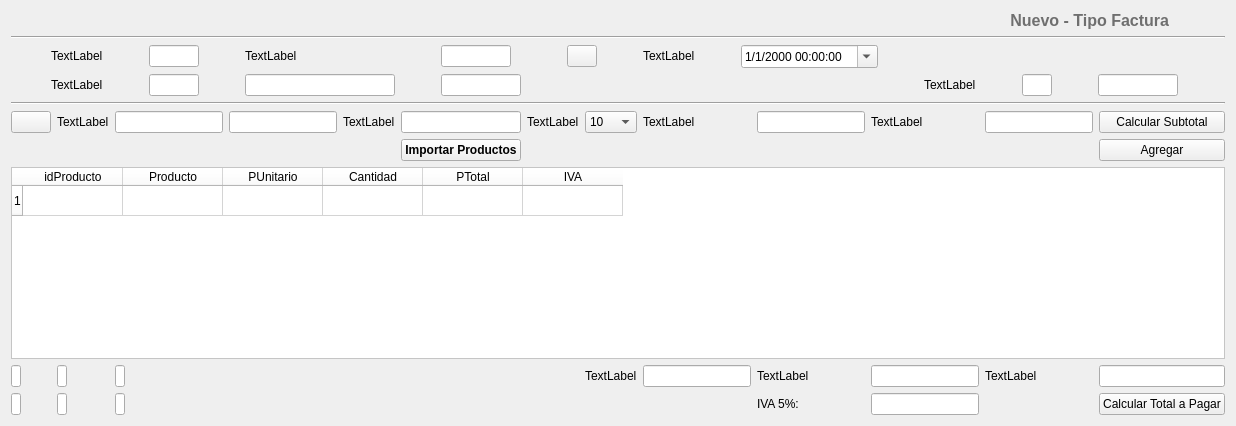
  <widget class="QWidget" name="centralwidget">
   <layout class="QVBoxLayout" name="verticalLayout_2">
    <item>
     <layout class="QVBoxLayout" name="verticalLayout">
      <item>
       <layout class="QHBoxLayout" name="horizontalLayout">
        <item>
         <widget class="QLabel" name="lb_titulo">
          <property name="sizePolicy">
           <sizepolicy hsizetype="Preferred" vsizetype="Fixed">
            <horstretch>0</horstretch>
            <verstretch>0</verstretch>
           </sizepolicy>
          </property>
          <property name="text">
           <string>&lt;html&gt;&lt;head/&gt;&lt;body&gt;&lt;p&gt;&lt;span style=&quot; font-size:12pt; font-weight:600; color:#6f6f6f;&quot;&gt;Nuevo - Tipo Factura&lt;/span&gt;&lt;/p&gt;&lt;/body&gt;&lt;/html&gt;</string>
          </property>
          <property name="alignment">
           <set>Qt::AlignRight|Qt::AlignTrailing|Qt::AlignVCenter</set>
          </property>
         </widget>
        </item>
        <item>
         <widget class="QLabel" name="label_2">
          <property name="sizePolicy">
           <sizepolicy hsizetype="Preferred" vsizetype="Fixed">
            <horstretch>0</horstretch>
            <verstretch>0</verstretch>
           </sizepolicy>
          </property>
          <property name="maximumSize">
           <size>
            <width>50</width>
            <height>50</height>
           </size>
          </property>
          <property name="text">
           <string/>
          </property>
          <property name="pixmap">
           <pixmap>iconos/3592812-document-general-letter-note-office-page-paper_107779.png</pixmap>
          </property>
          <property name="scaledContents">
           <bool>true</bool>
          </property>
         </widget>
        </item>
       </layout>
      </item>
      <item>
       <widget class="Line" name="line">
        <property name="orientation">
         <enum>Qt::Horizontal</enum>
        </property>
       </widget>
      </item>
     </layout>
    </item>
    <item>
     <layout class="QVBoxLayout" name="verticalLayout_8">
      <item>
       <layout class="QGridLayout" name="gridLayout_3">
        <item row="0" column="1">
         <widget class="QLabel" name="label">
          <property name="sizePolicy">
           <sizepolicy hsizetype="Fixed" vsizetype="Fixed">
            <horstretch>0</horstretch>
            <verstretch>0</verstretch>
           </sizepolicy>
          </property>
          <property name="text">
           <string>TextLabel</string>
          </property>
         </widget>
        </item>
        <item row="1" column="4">
         <widget class="QLineEdit" name="lineEdit_6">
          <property name="sizePolicy">
           <sizepolicy hsizetype="Fixed" vsizetype="Fixed">
            <horstretch>0</horstretch>
            <verstretch>0</verstretch>
           </sizepolicy>
          </property>
          <property name="minimumSize">
           <size>
            <width>80</width>
            <height>0</height>
           </size>
          </property>
          <property name="maximumSize">
           <size>
            <width>80</width>
            <height>16777215</height>
           </size>
          </property>
          <property name="layoutDirection">
           <enum>Qt::LeftToRight</enum>
          </property>
         </widget>
        </item>
        <item row="0" column="5">
         <widget class="QPushButton" name="pushButton">
          <property name="sizePolicy">
           <sizepolicy hsizetype="Fixed" vsizetype="Fixed">
            <horstretch>0</horstretch>
            <verstretch>0</verstretch>
           </sizepolicy>
          </property>
          <property name="minimumSize">
           <size>
            <width>30</width>
            <height>0</height>
           </size>
          </property>
          <property name="maximumSize">
           <size>
            <width>30</width>
            <height>16777215</height>
           </size>
          </property>
          <property name="layoutDirection">
           <enum>Qt::LeftToRight</enum>
          </property>
          <property name="text">
           <string/>
          </property>
          <property name="icon">
           <iconset>
            <normaloff>iconos/file-search_114412.png</normaloff>iconos/file-search_114412.png</iconset>
          </property>
         </widget>
        </item>
        <item row="1" column="9">
         <widget class="QLineEdit" name="lineEdit_19">
          <property name="sizePolicy">
           <sizepolicy hsizetype="Fixed" vsizetype="Fixed">
            <horstretch>0</horstretch>
            <verstretch>0</verstretch>
           </sizepolicy>
          </property>
          <property name="minimumSize">
           <size>
            <width>30</width>
            <height>0</height>
           </size>
          </property>
          <property name="maximumSize">
           <size>
            <width>30</width>
            <height>16777215</height>
           </size>
          </property>
         </widget>
        </item>
        <item row="0" column="6">
         <widget class="QLabel" name="label_5">
          <property name="sizePolicy">
           <sizepolicy hsizetype="Fixed" vsizetype="Fixed">
            <horstretch>0</horstretch>
            <verstretch>0</verstretch>
           </sizepolicy>
          </property>
          <property name="layoutDirection">
           <enum>Qt::RightToLeft</enum>
          </property>
          <property name="text">
           <string>TextLabel</string>
          </property>
         </widget>
        </item>
        <item row="0" column="3">
         <widget class="QLabel" name="label_4">
          <property name="sizePolicy">
           <sizepolicy hsizetype="Fixed" vsizetype="Fixed">
            <horstretch>0</horstretch>
            <verstretch>0</verstretch>
           </sizepolicy>
          </property>
          <property name="text">
           <string>TextLabel</string>
          </property>
         </widget>
        </item>
        <item row="1" column="8">
         <widget class="QLabel" name="label_9">
          <property name="sizePolicy">
           <sizepolicy hsizetype="Fixed" vsizetype="Fixed">
            <horstretch>0</horstretch>
            <verstretch>0</verstretch>
           </sizepolicy>
          </property>
          <property name="text">
           <string>TextLabel</string>
          </property>
         </widget>
        </item>
        <item row="0" column="7">
         <widget class="QDateTimeEdit" name="dateTimeEdit">
          <property name="sizePolicy">
           <sizepolicy hsizetype="Fixed" vsizetype="Fixed">
            <horstretch>0</horstretch>
            <verstretch>0</verstretch>
           </sizepolicy>
          </property>
          <property name="readOnly">
           <bool>false</bool>
          </property>
          <property name="displayFormat">
           <string>d/M/yyyy HH:mm:ss</string>
          </property>
          <property name="calendarPopup">
           <bool>true</bool>
          </property>
         </widget>
        </item>
        <item row="1" column="3">
         <widget class="QLineEdit" name="lineEdit_5">
          <property name="sizePolicy">
           <sizepolicy hsizetype="Fixed" vsizetype="Fixed">
            <horstretch>0</horstretch>
            <verstretch>0</verstretch>
           </sizepolicy>
          </property>
          <property name="minimumSize">
           <size>
            <width>150</width>
            <height>0</height>
           </size>
          </property>
          <property name="maximumSize">
           <size>
            <width>150</width>
            <height>16777215</height>
           </size>
          </property>
          <property name="layoutDirection">
           <enum>Qt::LeftToRight</enum>
          </property>
         </widget>
        </item>
        <item row="1" column="2">
         <widget class="QLineEdit" name="lineEdit_4">
          <property name="sizePolicy">
           <sizepolicy hsizetype="Fixed" vsizetype="Fixed">
            <horstretch>0</horstretch>
            <verstretch>0</verstretch>
           </sizepolicy>
          </property>
          <property name="minimumSize">
           <size>
            <width>50</width>
            <height>0</height>
           </size>
          </property>
          <property name="maximumSize">
           <size>
            <width>50</width>
            <height>16777215</height>
           </size>
          </property>
          <property name="layoutDirection">
           <enum>Qt::LeftToRight</enum>
          </property>
         </widget>
        </item>
        <item row="0" column="2">
         <widget class="QLineEdit" name="lineEdit">
          <property name="sizePolicy">
           <sizepolicy hsizetype="Fixed" vsizetype="Fixed">
            <horstretch>0</horstretch>
            <verstretch>0</verstretch>
           </sizepolicy>
          </property>
          <property name="minimumSize">
           <size>
            <width>50</width>
            <height>0</height>
           </size>
          </property>
          <property name="maximumSize">
           <size>
            <width>50</width>
            <height>16777215</height>
           </size>
          </property>
         </widget>
        </item>
        <item row="0" column="4">
         <widget class="QLineEdit" name="lineEdit_3">
          <property name="sizePolicy">
           <sizepolicy hsizetype="Fixed" vsizetype="Fixed">
            <horstretch>0</horstretch>
            <verstretch>0</verstretch>
           </sizepolicy>
          </property>
          <property name="minimumSize">
           <size>
            <width>70</width>
            <height>0</height>
           </size>
          </property>
          <property name="maximumSize">
           <size>
            <width>70</width>
            <height>16777215</height>
           </size>
          </property>
         </widget>
        </item>
        <item row="1" column="1">
         <widget class="QLabel" name="label_6">
          <property name="sizePolicy">
           <sizepolicy hsizetype="Fixed" vsizetype="Fixed">
            <horstretch>0</horstretch>
            <verstretch>0</verstretch>
           </sizepolicy>
          </property>
          <property name="text">
           <string>TextLabel</string>
          </property>
         </widget>
        </item>
        <item row="1" column="10">
         <widget class="QLineEdit" name="lineEdit_11">
          <property name="sizePolicy">
           <sizepolicy hsizetype="Fixed" vsizetype="Fixed">
            <horstretch>0</horstretch>
            <verstretch>0</verstretch>
           </sizepolicy>
          </property>
          <property name="minimumSize">
           <size>
            <width>80</width>
            <height>0</height>
           </size>
          </property>
          <property name="maximumSize">
           <size>
            <width>80</width>
            <height>16777215</height>
           </size>
          </property>
         </widget>
        </item>
       </layout>
      </item>
     </layout>
    </item>
    <item>
     <widget class="Line" name="line_2">
      <property name="orientation">
       <enum>Qt::Horizontal</enum>
      </property>
     </widget>
    </item>
    <item>
     <layout class="QGridLayout" name="gridLayout">
      <item row="3" column="0">
       <widget class="QLineEdit" name="lineEdit_22">
        <property name="sizePolicy">
         <sizepolicy hsizetype="Fixed" vsizetype="Fixed">
          <horstretch>0</horstretch>
          <verstretch>0</verstretch>
         </sizepolicy>
        </property>
        <property name="minimumSize">
         <size>
          <width>10</width>
          <height>0</height>
         </size>
        </property>
        <property name="maximumSize">
         <size>
          <width>10</width>
          <height>16777215</height>
         </size>
        </property>
        <property name="readOnly">
         <bool>true</bool>
        </property>
       </widget>
      </item>
      <item row="0" column="1">
       <widget class="QLabel" name="label_10">
        <property name="text">
         <string>TextLabel</string>
        </property>
       </widget>
      </item>
      <item row="3" column="10">
       <widget class="QLineEdit" name="lineEdit_17"/>
      </item>
      <item row="0" column="2">
       <widget class="QLineEdit" name="lineEdit_12"/>
      </item>
      <item row="1" column="12">
       <widget class="QPushButton" name="pushButton_5">
        <property name="text">
         <string>Agregar</string>
        </property>
       </widget>
      </item>
      <item row="3" column="7">
       <widget class="QLabel" name="label_11">
        <property name="text">
         <string>TextLabel</string>
        </property>
       </widget>
      </item>
      <item row="0" column="12">
       <widget class="QPushButton" name="pushButton_6">
        <property name="text">
         <string>Calcular Subtotal</string>
        </property>
       </widget>
      </item>
      <item row="0" column="5">
       <widget class="QLineEdit" name="lineEdit_20">
        <property name="sizePolicy">
         <sizepolicy hsizetype="Expanding" vsizetype="Fixed">
          <horstretch>0</horstretch>
          <verstretch>0</verstretch>
         </sizepolicy>
        </property>
       </widget>
      </item>
      <item row="3" column="9">
       <widget class="QLabel" name="label_16">
        <property name="text">
         <string>TextLabel</string>
        </property>
       </widget>
      </item>
      <item row="0" column="3">
       <widget class="QLineEdit" name="lineEdit_13"/>
      </item>
      <item row="2" column="0" colspan="13">
       <widget class="QTableWidget" name="tableWidget2">
        <property name="palette">
         <palette>
          <active>
           <colorrole role="WindowText">
            <brush brushstyle="SolidPattern">
             <color alpha="255">
              <red>0</red>
              <green>0</green>
              <blue>0</blue>
             </color>
            </brush>
           </colorrole>
           <colorrole role="Button">
            <brush brushstyle="SolidPattern">
             <color alpha="255">
              <red>255</red>
              <green>255</green>
              <blue>255</blue>
             </color>
            </brush>
           </colorrole>
           <colorrole role="Light">
            <brush brushstyle="SolidPattern">
             <color alpha="255">
              <red>255</red>
              <green>255</green>
              <blue>255</blue>
             </color>
            </brush>
           </colorrole>
           <colorrole role="Midlight">
            <brush brushstyle="SolidPattern">
             <color alpha="255">
              <red>255</red>
              <green>255</green>
              <blue>255</blue>
             </color>
            </brush>
           </colorrole>
           <colorrole role="Dark">
            <brush brushstyle="SolidPattern">
             <color alpha="255">
              <red>127</red>
              <green>127</green>
              <blue>127</blue>
             </color>
            </brush>
           </colorrole>
           <colorrole role="Mid">
            <brush brushstyle="SolidPattern">
             <color alpha="255">
              <red>170</red>
              <green>170</green>
              <blue>170</blue>
             </color>
            </brush>
           </colorrole>
           <colorrole role="Text">
            <brush brushstyle="SolidPattern">
             <color alpha="255">
              <red>0</red>
              <green>0</green>
              <blue>0</blue>
             </color>
            </brush>
           </colorrole>
           <colorrole role="BrightText">
            <brush brushstyle="SolidPattern">
             <color alpha="255">
              <red>255</red>
              <green>255</green>
              <blue>255</blue>
             </color>
            </brush>
           </colorrole>
           <colorrole role="ButtonText">
            <brush brushstyle="SolidPattern">
             <color alpha="255">
              <red>0</red>
              <green>0</green>
              <blue>0</blue>
             </color>
            </brush>
           </colorrole>
           <colorrole role="Base">
            <brush brushstyle="SolidPattern">
             <color alpha="255">
              <red>255</red>
              <green>255</green>
              <blue>255</blue>
             </color>
            </brush>
           </colorrole>
           <colorrole role="Window">
            <brush brushstyle="SolidPattern">
             <color alpha="255">
              <red>255</red>
              <green>255</green>
              <blue>255</blue>
             </color>
            </brush>
           </colorrole>
           <colorrole role="Shadow">
            <brush brushstyle="SolidPattern">
             <color alpha="255">
              <red>0</red>
              <green>0</green>
              <blue>0</blue>
             </color>
            </brush>
           </colorrole>
           <colorrole role="AlternateBase">
            <brush brushstyle="SolidPattern">
             <color alpha="255">
              <red>255</red>
              <green>255</green>
              <blue>255</blue>
             </color>
            </brush>
           </colorrole>
           <colorrole role="ToolTipBase">
            <brush brushstyle="SolidPattern">
             <color alpha="255">
              <red>255</red>
              <green>255</green>
              <blue>220</blue>
             </color>
            </brush>
           </colorrole>
           <colorrole role="ToolTipText">
            <brush brushstyle="SolidPattern">
             <color alpha="255">
              <red>0</red>
              <green>0</green>
              <blue>0</blue>
             </color>
            </brush>
           </colorrole>
           <colorrole role="PlaceholderText">
            <brush brushstyle="SolidPattern">
             <color alpha="128">
              <red>0</red>
              <green>0</green>
              <blue>0</blue>
             </color>
            </brush>
           </colorrole>
          </active>
          <inactive>
           <colorrole role="WindowText">
            <brush brushstyle="SolidPattern">
             <color alpha="255">
              <red>0</red>
              <green>0</green>
              <blue>0</blue>
             </color>
            </brush>
           </colorrole>
           <colorrole role="Button">
            <brush brushstyle="SolidPattern">
             <color alpha="255">
              <red>255</red>
              <green>255</green>
              <blue>255</blue>
             </color>
            </brush>
           </colorrole>
           <colorrole role="Light">
            <brush brushstyle="SolidPattern">
             <color alpha="255">
              <red>255</red>
              <green>255</green>
              <blue>255</blue>
             </color>
            </brush>
           </colorrole>
           <colorrole role="Midlight">
            <brush brushstyle="SolidPattern">
             <color alpha="255">
              <red>255</red>
              <green>255</green>
              <blue>255</blue>
             </color>
            </brush>
           </colorrole>
           <colorrole role="Dark">
            <brush brushstyle="SolidPattern">
             <color alpha="255">
              <red>127</red>
              <green>127</green>
              <blue>127</blue>
             </color>
            </brush>
           </colorrole>
           <colorrole role="Mid">
            <brush brushstyle="SolidPattern">
             <color alpha="255">
              <red>170</red>
              <green>170</green>
              <blue>170</blue>
             </color>
            </brush>
           </colorrole>
           <colorrole role="Text">
            <brush brushstyle="SolidPattern">
             <color alpha="255">
              <red>0</red>
              <green>0</green>
              <blue>0</blue>
             </color>
            </brush>
           </colorrole>
           <colorrole role="BrightText">
            <brush brushstyle="SolidPattern">
             <color alpha="255">
              <red>255</red>
              <green>255</green>
              <blue>255</blue>
             </color>
            </brush>
           </colorrole>
           <colorrole role="ButtonText">
            <brush brushstyle="SolidPattern">
             <color alpha="255">
              <red>0</red>
              <green>0</green>
              <blue>0</blue>
             </color>
            </brush>
           </colorrole>
           <colorrole role="Base">
            <brush brushstyle="SolidPattern">
             <color alpha="255">
              <red>255</red>
              <green>255</green>
              <blue>255</blue>
             </color>
            </brush>
           </colorrole>
           <colorrole role="Window">
            <brush brushstyle="SolidPattern">
             <color alpha="255">
              <red>255</red>
              <green>255</green>
              <blue>255</blue>
             </color>
            </brush>
           </colorrole>
           <colorrole role="Shadow">
            <brush brushstyle="SolidPattern">
             <color alpha="255">
              <red>0</red>
              <green>0</green>
              <blue>0</blue>
             </color>
            </brush>
           </colorrole>
           <colorrole role="AlternateBase">
            <brush brushstyle="SolidPattern">
             <color alpha="255">
              <red>255</red>
              <green>255</green>
              <blue>255</blue>
             </color>
            </brush>
           </colorrole>
           <colorrole role="ToolTipBase">
            <brush brushstyle="SolidPattern">
             <color alpha="255">
              <red>255</red>
              <green>255</green>
              <blue>220</blue>
             </color>
            </brush>
           </colorrole>
           <colorrole role="ToolTipText">
            <brush brushstyle="SolidPattern">
             <color alpha="255">
              <red>0</red>
              <green>0</green>
              <blue>0</blue>
             </color>
            </brush>
           </colorrole>
           <colorrole role="PlaceholderText">
            <brush brushstyle="SolidPattern">
             <color alpha="128">
              <red>0</red>
              <green>0</green>
              <blue>0</blue>
             </color>
            </brush>
           </colorrole>
          </inactive>
          <disabled>
           <colorrole role="WindowText">
            <brush brushstyle="SolidPattern">
             <color alpha="255">
              <red>127</red>
              <green>127</green>
              <blue>127</blue>
             </color>
            </brush>
           </colorrole>
           <colorrole role="Button">
            <brush brushstyle="SolidPattern">
             <color alpha="255">
              <red>255</red>
              <green>255</green>
              <blue>255</blue>
             </color>
            </brush>
           </colorrole>
           <colorrole role="Light">
            <brush brushstyle="SolidPattern">
             <color alpha="255">
              <red>255</red>
              <green>255</green>
              <blue>255</blue>
             </color>
            </brush>
           </colorrole>
           <colorrole role="Midlight">
            <brush brushstyle="SolidPattern">
             <color alpha="255">
              <red>255</red>
              <green>255</green>
              <blue>255</blue>
             </color>
            </brush>
           </colorrole>
           <colorrole role="Dark">
            <brush brushstyle="SolidPattern">
             <color alpha="255">
              <red>127</red>
              <green>127</green>
              <blue>127</blue>
             </color>
            </brush>
           </colorrole>
           <colorrole role="Mid">
            <brush brushstyle="SolidPattern">
             <color alpha="255">
              <red>170</red>
              <green>170</green>
              <blue>170</blue>
             </color>
            </brush>
           </colorrole>
           <colorrole role="Text">
            <brush brushstyle="SolidPattern">
             <color alpha="255">
              <red>127</red>
              <green>127</green>
              <blue>127</blue>
             </color>
            </brush>
           </colorrole>
           <colorrole role="BrightText">
            <brush brushstyle="SolidPattern">
             <color alpha="255">
              <red>255</red>
              <green>255</green>
              <blue>255</blue>
             </color>
            </brush>
           </colorrole>
           <colorrole role="ButtonText">
            <brush brushstyle="SolidPattern">
             <color alpha="255">
              <red>127</red>
              <green>127</green>
              <blue>127</blue>
             </color>
            </brush>
           </colorrole>
           <colorrole role="Base">
            <brush brushstyle="SolidPattern">
             <color alpha="255">
              <red>255</red>
              <green>255</green>
              <blue>255</blue>
             </color>
            </brush>
           </colorrole>
           <colorrole role="Window">
            <brush brushstyle="SolidPattern">
             <color alpha="255">
              <red>255</red>
              <green>255</green>
              <blue>255</blue>
             </color>
            </brush>
           </colorrole>
           <colorrole role="Shadow">
            <brush brushstyle="SolidPattern">
             <color alpha="255">
              <red>0</red>
              <green>0</green>
              <blue>0</blue>
             </color>
            </brush>
           </colorrole>
           <colorrole role="AlternateBase">
            <brush brushstyle="SolidPattern">
             <color alpha="255">
              <red>255</red>
              <green>255</green>
              <blue>255</blue>
             </color>
            </brush>
           </colorrole>
           <colorrole role="ToolTipBase">
            <brush brushstyle="SolidPattern">
             <color alpha="255">
              <red>255</red>
              <green>255</green>
              <blue>220</blue>
             </color>
            </brush>
           </colorrole>
           <colorrole role="ToolTipText">
            <brush brushstyle="SolidPattern">
             <color alpha="255">
              <red>0</red>
              <green>0</green>
              <blue>0</blue>
             </color>
            </brush>
           </colorrole>
           <colorrole role="PlaceholderText">
            <brush brushstyle="SolidPattern">
             <color alpha="128">
              <red>0</red>
              <green>0</green>
              <blue>0</blue>
             </color>
            </brush>
           </colorrole>
          </disabled>
         </palette>
        </property>
        <row>
         <property name="text">
          <string>1</string>
         </property>
        </row>
        <column>
         <property name="text">
          <string>idProducto</string>
         </property>
        </column>
        <column>
         <property name="text">
          <string>Producto</string>
         </property>
        </column>
        <column>
         <property name="text">
          <string>PUnitario</string>
         </property>
        </column>
        <column>
         <property name="text">
          <string>Cantidad</string>
         </property>
        </column>
        <column>
         <property name="text">
          <string>PTotal</string>
         </property>
        </column>
        <column>
         <property name="text">
          <string>IVA</string>
         </property>
        </column>
       </widget>
      </item>
      <item row="3" column="12">
       <widget class="QLineEdit" name="lineEdit_18"/>
      </item>
      <item row="0" column="4">
       <widget class="QLabel" name="label_13">
        <property name="text">
         <string>TextLabel</string>
        </property>
       </widget>
      </item>
      <item row="0" column="11">
       <widget class="QLineEdit" name="lineEdit_21"/>
      </item>
      <item row="0" column="0">
       <widget class="QPushButton" name="pushButton_4">
        <property name="text">
         <string/>
        </property>
        <property name="icon">
         <iconset>
          <normaloff>iconos/file-search_114412.png</normaloff>iconos/file-search_114412.png</iconset>
        </property>
       </widget>
      </item>
      <item row="0" column="8">
       <widget class="QLabel" name="label_15">
        <property name="text">
         <string>TextLabel</string>
        </property>
       </widget>
      </item>
      <item row="0" column="9">
       <widget class="QLineEdit" name="lineEdit_15"/>
      </item>
      <item row="0" column="10">
       <widget class="QLabel" name="label_18">
        <property name="text">
         <string>TextLabel</string>
        </property>
       </widget>
      </item>
      <item row="3" column="11">
       <widget class="QLabel" name="label_17">
        <property name="text">
         <string>TextLabel</string>
        </property>
       </widget>
      </item>
      <item row="3" column="8">
       <widget class="QLineEdit" name="lineEdit_16"/>
      </item>
      <item row="0" column="6">
       <widget class="QLabel" name="label_14">
        <property name="text">
         <string>TextLabel</string>
        </property>
       </widget>
      </item>
      <item row="4" column="12">
       <widget class="QPushButton" name="pushButton_7">
        <property name="text">
         <string>Calcular Total a Pagar</string>
        </property>
       </widget>
      </item>
      <item row="4" column="0">
       <widget class="QLineEdit" name="lineEdit_23">
        <property name="sizePolicy">
         <sizepolicy hsizetype="Fixed" vsizetype="Fixed">
          <horstretch>0</horstretch>
          <verstretch>0</verstretch>
         </sizepolicy>
        </property>
        <property name="maximumSize">
         <size>
          <width>10</width>
          <height>16777215</height>
         </size>
        </property>
       </widget>
      </item>
      <item row="4" column="1">
       <widget class="QLineEdit" name="lineEdit_24">
        <property name="sizePolicy">
         <sizepolicy hsizetype="Fixed" vsizetype="Fixed">
          <horstretch>0</horstretch>
          <verstretch>0</verstretch>
         </sizepolicy>
        </property>
        <property name="maximumSize">
         <size>
          <width>10</width>
          <height>16777215</height>
         </size>
        </property>
       </widget>
      </item>
      <item row="4" column="9">
       <widget class="QLabel" name="label_8">
        <property name="text">
         <string>IVA 5%: </string>
        </property>
       </widget>
      </item>
      <item row="4" column="10">
       <widget class="QLineEdit" name="lineEdit_25"/>
      </item>
      <item row="0" column="7">
       <widget class="QComboBox" name="comboBox">
        <item>
         <property name="text">
          <string>10</string>
         </property>
        </item>
        <item>
         <property name="text">
          <string>5</string>
         </property>
        </item>
        <item>
         <property name="text">
          <string>0</string>
         </property>
        </item>
       </widget>
      </item>
      <item row="3" column="1">
       <widget class="QLineEdit" name="lineEdit_14">
        <property name="maximumSize">
         <size>
          <width>10</width>
          <height>16777215</height>
         </size>
        </property>
       </widget>
      </item>
      <item row="3" column="2">
       <widget class="QLineEdit" name="lineEdit_10">
        <property name="maximumSize">
         <size>
          <width>10</width>
          <height>16777215</height>
         </size>
        </property>
       </widget>
      </item>
      <item row="4" column="2">
       <widget class="QLineEdit" name="lineEdit_26">
        <property name="maximumSize">
         <size>
          <width>10</width>
          <height>16777215</height>
         </size>
        </property>
       </widget>
      </item>
      <item row="1" column="5">
       <widget class="QPushButton" name="aggProd">
        <property name="font">
         <font>
          <pointsize>9</pointsize>
          <weight>75</weight>
          <bold>true</bold>
         </font>
        </property>
        <property name="text">
         <string>Importar Productos</string>
        </property>
       </widget>
      </item>
     </layout>
    </item>
   </layout>
  </widget>
